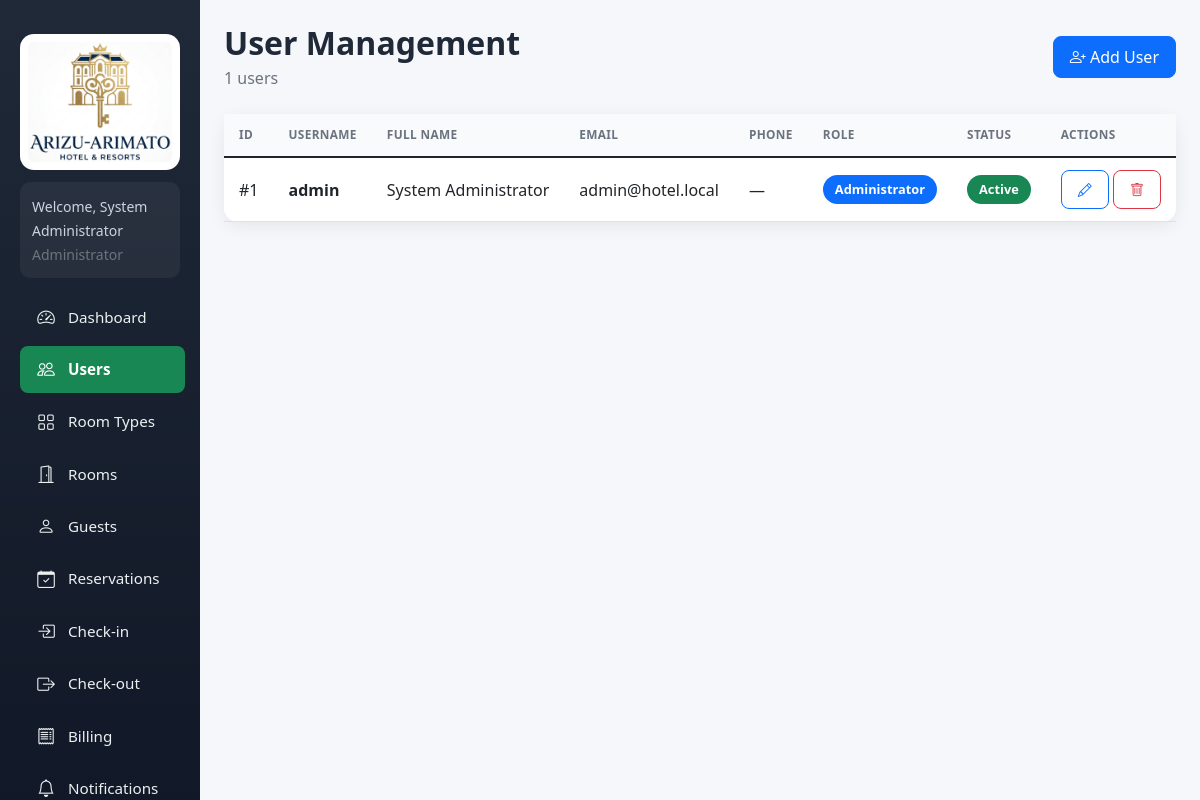
The app's page /index.php?r=users/index (signed in) with its own data.
### tables this page shows
CREATE TABLE IF NOT EXISTS `users` (
  `id` INT(11) NOT NULL AUTO_INCREMENT,
  `username` VARCHAR(50) NOT NULL,
  `password` VARCHAR(255) NOT NULL,
  `full_name` VARCHAR(100) NOT NULL,
  `email` VARCHAR(100) NOT NULL,
  `phone` VARCHAR(20) DEFAULT NULL,
  `role` ENUM('Administrator','Receptionist','Manager','Housekeeping Staff','Accountant') NOT NULL,
  `status` ENUM('Active','Inactive') DEFAULT 'Active',
  `created_at` TIMESTAMP NOT NULL DEFAULT CURRENT_TIMESTAMP,
  `updated_at` TIMESTAMP NOT NULL DEFAULT CURRENT_TIMESTAMP ON UPDATE CURRENT_TIMESTAMP,
  PRIMARY KEY (`id`),
  UNIQUE KEY `username` (`username`)
);

### Core/Controller.php (called while the page is built, shortened)
<?php
abstract class Controller
{
    protected function view($view, array $data = [], $active = '', $pageTitle = '')
    {
        extract($data);
        require __DIR__ . '/../Views/layout/header.php';
        require __DIR__ . '/../Views/' . $view . '.php';
        require __DIR__ . '/../Views/layout/footer.php';
    }
}

### Controllers/UserController.php (called while the page is built, shortened)
<?php
class UserController extends Controller
{
    private $roles = ['Administrator', 'Receptionist', 'Manager', 'Housekeeping Staff', 'Accountant'];
    private $statuses = ['Active', 'Inactive'];
    public function __construct()
    {
        $this->user = new User();
    }
    public function indexAction()
    {
        $this->view('users/index', [
            'users'    => $this->user->all(),
            'roles'    => $this->roles,
            'statuses' => $this->statuses,
            'message'  => $this->message ?? '',
            'error'    => $this->error ?? '',
        ], 'users', 'Users');
    }
}

### Core/Router.php (called while the page is built, shortened)
<?php
class Router
{
    public function dispatch($route)
    {
        $route = trim($route, '/');
        $parts = explode('/', $route);
        $action = isset($parts[1]) && $parts[1] !== '' ? $parts[1] : 'index';
        $method = $action . 'Action';
        $instance = new $class();
        $instance->$method();
    }
}

### index.php (called while the page is built, shortened)
<?php
$route = isset($_GET['r']) ? $_GET['r'] : '';
$router = new Router();
$router->dispatch($route);

### Models/User.php (called while the page is built, shortened)
<?php
class User extends Model
{
    public function all()
    {
        return $this->db->query(
            "SELECT * FROM users ORDER BY created_at DESC"
        )->fetchAll(PDO::FETCH_ASSOC);
    }
}

### Views/users/index.php (the view, shortened to what this page needs)
<div class="d-flex justify-content-between align-items-center mb-4">
    <div>
        <h2 class="page-title mb-1">User Management</h2>
        <p class="page-subtitle mb-0"><?php echo count($users); ?> users</p>
    </div>
    <button class="btn btn-primary" data-bs-toggle="modal" data-bs-target="#addUserModal">
        <i class="bi bi-person-plus"></i> Add User
    </button>
</div>
<div class="card">
    <div class="card-body p-0">
        <div class="table-responsive">
            <table class="table table-hover align-middle mb-0">
                <thead>
                    <tr>
                        <th>ID</th>
                        <th>Username</th>
                        <th>Full Name</th>
                        <th>Email</th>
                        <th>Phone</th>
                        <th>Role</th>
                        <th>Status</th>
                        <th>Actions</th>
                    </tr>
                </thead>
                <tbody>
                <?php foreach ($users as $u): ?>
                    <tr>
                        <td>#<?php echo (int)$u['id']; ?></td>
                        <td><strong><?php echo htmlspecialchars($u['username']); ?></strong></td>
                        <td><?php echo htmlspecialchars($u['full_name']); ?></td>
                        <td><?php echo htmlspecialchars($u['email']); ?></td>
                        <td><?php echo htmlspecialchars($u['phone'] ?: '—'); ?></td>
                        <td>
                            <span class="status-badge bg-<?php echo $u['role']==='Administrator'?'primary':($u['role']==='Manager'?'dark':'secondary'); ?> text-white">
                                <?php echo htmlspecialchars($u['role']); ?>
                            </span>
                        </td>
                        <td>
                            <span class="status-badge bg-<?php echo $u['status']==='Active'?'success':'danger'; ?> text-white">
                                <?php echo $u['status']; ?>
                            </span>
                        </td>
                        <td>
                            <button class="btn btn-sm btn-outline-primary" onclick="editUser(<?php echo (int)$u['id']; ?>)"><i class="bi bi-pencil"></i></button>
                            <form method="POST" style="display:inline" onsubmit="return confirm('Delete this user?')">
                                <button class="btn btn-sm btn-outline-danger"><i class="bi bi-trash"></i></button>
                            </form>
                        </td>
                    </tr>
                <?php endforeach; ?>
                </tbody>
            </table>
        </div>
    </div>
</div>

### assets/css/style.css (style rules this page uses)
:root { --sidebar-bg: linear-gradient(180deg, #1f2937, #111827); --primary: #198754; --primary-dark: #157347; --surface: #ffffff; --bg: #f5f7fb; --text: #1f2937; --muted: #6b7280; --border: #e5e7eb; --shadow: 0 4px 18px rgba(0, 0, 0, .07); --radius: 14px; --sidebar-width: 250px; }
* { box-sizing: border-box; }
body { background: var(--bg); color: var(--text); font-family: "Segoe UI", system-ui, -apple-system, sans-serif; margin: 0; overflow-x: hidden; }
.page-title { font-weight: 700; color: var(--text); margin-bottom: 5px; }
.page-subtitle { color: var(--muted); margin-bottom: 20px; }
.card { border: 0; border-radius: var(--radius); box-shadow: var(--shadow); }
.card-body { padding: 20px; }
.btn { border-radius: 8px; font-weight: 500; padding: 8px 16px; }
.status-badge { display: inline-block; padding: 5px 12px; border-radius: 20px; font-size: .8rem; font-weight: 600; white-space: nowrap; }
.table { min-width: 600px; }
.table thead th { text-transform: uppercase; font-size: .74rem; letter-spacing: .03em; color: var(--muted); border-bottom: 1px solid var(--border); white-space: nowrap; padding: 12px 15px; background: #f9fafb; }
.table td, .table th { vertical-align: middle; padding: 12px 15px; }

### records on screen
users: id "1", username "admin", full_name "System Administrator", email "admin@hotel.local", phone "—", role "Administrator", status "Active"

### other values on screen
$_SESSION['user_name'] "System Administrator"
$_SESSION['user_role'] "Administrator"
$label "Dashboard Users Room Types Rooms Guests Reservations Check-in Check-out Billing Notifications"
count($users) "1"
